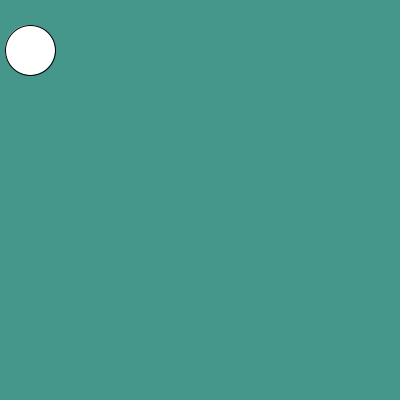
Frame 1 (no input)
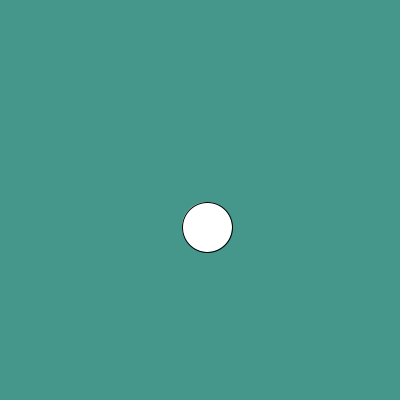
Frame 60 (the mouse pressed at the canvas centre just before this capture)
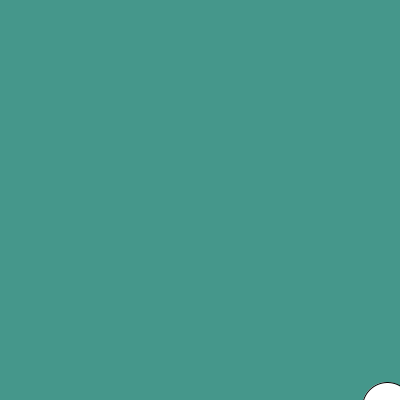
Frame 120 (the mouse held since frame 60 and released just before this capture)

The Processing sketch that drew these frames (run headless with seeded random() and noise(); from frame 60 on, the mouse is pressed at the canvas centre):

// Processing sketch: s01e1josefina
// ── s01e1josefina.pde
int x;
int y;


 void setup () {
   size (400,400);
    x=30;
    y=50;

 }

 void draw () {
   background(69,151,139);
   ellipse(x,y,50,50);
   x += 3;
   y += 3;

   if (x > width) {
     x=0;
  if (y > width){
    y=0;
  }
}
}
